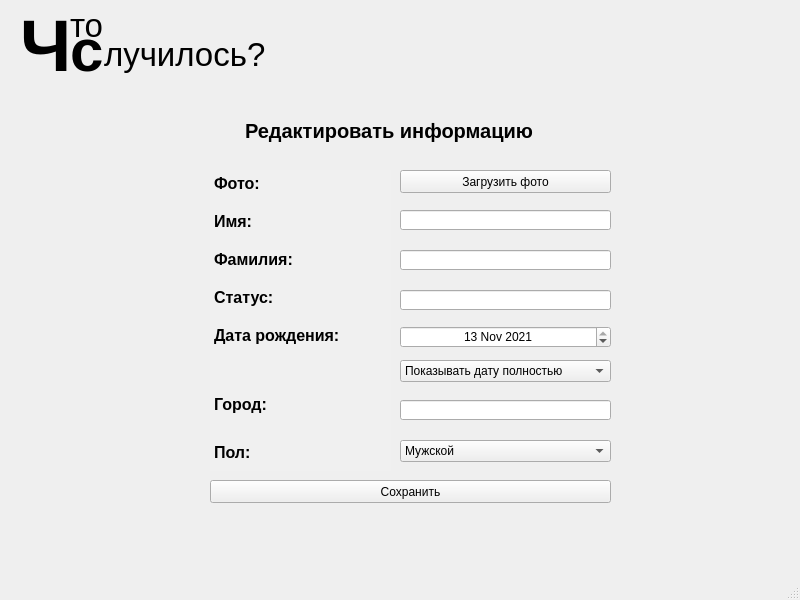
<?xml version="1.0" encoding="UTF-8"?>
<ui version="4.0">
 <class>mainWindow</class>
 <widget class="QMainWindow" name="mainWindow">
  <property name="geometry">
   <rect>
    <x>0</x>
    <y>0</y>
    <width>800</width>
    <height>600</height>
   </rect>
  </property>
  <property name="windowTitle">
   <string>MainWindow</string>
  </property>
  <widget class="QWidget" name="centralwidget">
   <widget class="QLabel" name="label_5">
    <property name="geometry">
     <rect>
      <x>104</x>
      <y>34</y>
      <width>171</width>
      <height>41</height>
     </rect>
    </property>
    <property name="font">
     <font>
      <pointsize>25</pointsize>
      <weight>50</weight>
      <bold>false</bold>
     </font>
    </property>
    <property name="text">
     <string>лучилось?</string>
    </property>
   </widget>
   <widget class="QLabel" name="label_4">
    <property name="geometry">
     <rect>
      <x>70</x>
      <y>14</y>
      <width>41</width>
      <height>71</height>
     </rect>
    </property>
    <property name="font">
     <font>
      <pointsize>45</pointsize>
      <weight>75</weight>
      <bold>true</bold>
     </font>
    </property>
    <property name="text">
     <string>с</string>
    </property>
   </widget>
   <widget class="QLabel" name="label_3">
    <property name="geometry">
     <rect>
      <x>70</x>
      <y>5</y>
      <width>61</width>
      <height>41</height>
     </rect>
    </property>
    <property name="font">
     <font>
      <family>MS Shell Dlg 2</family>
      <pointsize>25</pointsize>
      <weight>50</weight>
      <bold>false</bold>
     </font>
    </property>
    <property name="text">
     <string>то</string>
    </property>
   </widget>
   <widget class="QLabel" name="label_2">
    <property name="geometry">
     <rect>
      <x>20</x>
      <y>10</y>
      <width>61</width>
      <height>71</height>
     </rect>
    </property>
    <property name="font">
     <font>
      <pointsize>55</pointsize>
      <weight>75</weight>
      <bold>true</bold>
     </font>
    </property>
    <property name="text">
     <string>Ч</string>
    </property>
   </widget>
   <widget class="QLabel" name="label">
    <property name="geometry">
     <rect>
      <x>245</x>
      <y>110</y>
      <width>311</width>
      <height>41</height>
     </rect>
    </property>
    <property name="font">
     <font>
      <pointsize>15</pointsize>
      <weight>75</weight>
      <bold>true</bold>
     </font>
    </property>
    <property name="text">
     <string>Редактировать информацию</string>
    </property>
   </widget>
   <widget class="QTextEdit" name="textEdit">
    <property name="geometry">
     <rect>
      <x>210</x>
      <y>170</y>
      <width>181</width>
      <height>301</height>
     </rect>
    </property>
    <property name="styleSheet">
     <string notr="true">border: 0; background-color: #f0f0f0;</string>
    </property>
    <property name="html">
     <string>&lt;!DOCTYPE HTML PUBLIC &quot;-//W3C//DTD HTML 4.0//EN&quot; &quot;http://www.w3.org/TR/REC-html40/strict.dtd&quot;&gt;
&lt;html&gt;&lt;head&gt;&lt;meta name=&quot;qrichtext&quot; content=&quot;1&quot; /&gt;&lt;style type=&quot;text/css&quot;&gt;
p, li { white-space: pre-wrap; }
&lt;/style&gt;&lt;/head&gt;&lt;body style=&quot; font-family:'MS Shell Dlg 2'; font-size:8.25pt; font-weight:400; font-style:normal;&quot;&gt;
&lt;p style=&quot; margin-top:0px; margin-bottom:0px; margin-left:0px; margin-right:0px; -qt-block-indent:0; text-indent:0px;&quot;&gt;&lt;span style=&quot; font-size:12pt; font-weight:600;&quot;&gt;Фото:&lt;/span&gt;&lt;/p&gt;
&lt;p style=&quot;-qt-paragraph-type:empty; margin-top:0px; margin-bottom:0px; margin-left:0px; margin-right:0px; -qt-block-indent:0; text-indent:0px; font-size:12pt; font-weight:600;&quot;&gt;&lt;br /&gt;&lt;/p&gt;
&lt;p style=&quot; margin-top:0px; margin-bottom:0px; margin-left:0px; margin-right:0px; -qt-block-indent:0; text-indent:0px;&quot;&gt;&lt;span style=&quot; font-size:12pt; font-weight:600;&quot;&gt;Имя:&lt;/span&gt;&lt;/p&gt;
&lt;p style=&quot;-qt-paragraph-type:empty; margin-top:0px; margin-bottom:0px; margin-left:0px; margin-right:0px; -qt-block-indent:0; text-indent:0px; font-size:12pt; font-weight:600;&quot;&gt;&lt;br /&gt;&lt;/p&gt;
&lt;p style=&quot; margin-top:0px; margin-bottom:0px; margin-left:0px; margin-right:0px; -qt-block-indent:0; text-indent:0px;&quot;&gt;&lt;span style=&quot; font-size:12pt; font-weight:600;&quot;&gt;Фамилия:&lt;/span&gt;&lt;/p&gt;
&lt;p style=&quot;-qt-paragraph-type:empty; margin-top:0px; margin-bottom:0px; margin-left:0px; margin-right:0px; -qt-block-indent:0; text-indent:0px; font-size:12pt; font-weight:600;&quot;&gt;&lt;br /&gt;&lt;/p&gt;
&lt;p style=&quot; margin-top:0px; margin-bottom:0px; margin-left:0px; margin-right:0px; -qt-block-indent:0; text-indent:0px;&quot;&gt;&lt;span style=&quot; font-size:12pt; font-weight:600;&quot;&gt;Статус:&lt;/span&gt;&lt;/p&gt;
&lt;p style=&quot;-qt-paragraph-type:empty; margin-top:0px; margin-bottom:0px; margin-left:0px; margin-right:0px; -qt-block-indent:0; text-indent:0px; font-size:12pt; font-weight:600;&quot;&gt;&lt;br /&gt;&lt;/p&gt;
&lt;p style=&quot; margin-top:0px; margin-bottom:0px; margin-left:0px; margin-right:0px; -qt-block-indent:0; text-indent:0px;&quot;&gt;&lt;span style=&quot; font-size:12pt; font-weight:600;&quot;&gt;Дата рождения:&lt;/span&gt;&lt;/p&gt;
&lt;p style=&quot; margin-top:0px; margin-bottom:0px; margin-left:0px; margin-right:0px; -qt-block-indent:0; text-indent:0px;&quot;&gt;&lt;span style=&quot; font-size:6pt; font-weight:600;&quot;&gt; &lt;/span&gt;&lt;/p&gt;
&lt;p style=&quot;-qt-paragraph-type:empty; margin-top:0px; margin-bottom:0px; margin-left:0px; margin-right:0px; -qt-block-indent:0; text-indent:0px; font-size:6pt; font-weight:600;&quot;&gt;&lt;br /&gt;&lt;/p&gt;
&lt;p style=&quot;-qt-paragraph-type:empty; margin-top:0px; margin-bottom:0px; margin-left:0px; margin-right:0px; -qt-block-indent:0; text-indent:0px; font-size:6pt; font-weight:600;&quot;&gt;&lt;br /&gt;&lt;/p&gt;
&lt;p style=&quot;-qt-paragraph-type:empty; margin-top:0px; margin-bottom:0px; margin-left:0px; margin-right:0px; -qt-block-indent:0; text-indent:0px; font-size:6pt; font-weight:600;&quot;&gt;&lt;br /&gt;&lt;/p&gt;
&lt;p style=&quot; margin-top:0px; margin-bottom:0px; margin-left:0px; margin-right:0px; -qt-block-indent:0; text-indent:0px;&quot;&gt;&lt;span style=&quot; font-size:6pt; font-weight:600;&quot;&gt; &lt;/span&gt;&lt;/p&gt;
&lt;p style=&quot; margin-top:0px; margin-bottom:0px; margin-left:0px; margin-right:0px; -qt-block-indent:0; text-indent:0px;&quot;&gt;&lt;span style=&quot; font-size:12pt; font-weight:600;&quot;&gt;Город:&lt;/span&gt;&lt;/p&gt;
&lt;p style=&quot;-qt-paragraph-type:empty; margin-top:0px; margin-bottom:0px; margin-left:0px; margin-right:0px; -qt-block-indent:0; text-indent:0px; font-size:12pt; font-weight:600;&quot;&gt;&lt;br /&gt;&lt;/p&gt;
&lt;p style=&quot;-qt-paragraph-type:empty; margin-top:0px; margin-bottom:0px; margin-left:0px; margin-right:0px; -qt-block-indent:0; text-indent:0px; font-size:6pt; font-weight:600;&quot;&gt;&lt;br /&gt;&lt;/p&gt;
&lt;p style=&quot; margin-top:0px; margin-bottom:0px; margin-left:0px; margin-right:0px; -qt-block-indent:0; text-indent:0px;&quot;&gt;&lt;span style=&quot; font-size:12pt; font-weight:600;&quot;&gt;Пол:&lt;/span&gt;&lt;/p&gt;&lt;/body&gt;&lt;/html&gt;</string>
    </property>
   </widget>
   <widget class="QLineEdit" name="name">
    <property name="geometry">
     <rect>
      <x>400</x>
      <y>210</y>
      <width>211</width>
      <height>20</height>
     </rect>
    </property>
   </widget>
   <widget class="QLineEdit" name="surname">
    <property name="geometry">
     <rect>
      <x>400</x>
      <y>250</y>
      <width>211</width>
      <height>20</height>
     </rect>
    </property>
   </widget>
   <widget class="QLineEdit" name="status">
    <property name="geometry">
     <rect>
      <x>400</x>
      <y>290</y>
      <width>211</width>
      <height>20</height>
     </rect>
    </property>
   </widget>
   <widget class="QComboBox" name="how">
    <property name="geometry">
     <rect>
      <x>400</x>
      <y>360</y>
      <width>211</width>
      <height>22</height>
     </rect>
    </property>
    <item>
     <property name="text">
      <string>Показывать дату полностью</string>
     </property>
    </item>
    <item>
     <property name="text">
      <string>Показывать только день и месяц</string>
     </property>
    </item>
    <item>
     <property name="text">
      <string>Показывать только месяц и год</string>
     </property>
    </item>
    <item>
     <property name="text">
      <string>Показывать только год</string>
     </property>
    </item>
   </widget>
   <widget class="QLineEdit" name="sity">
    <property name="geometry">
     <rect>
      <x>400</x>
      <y>400</y>
      <width>211</width>
      <height>20</height>
     </rect>
    </property>
   </widget>
   <widget class="QComboBox" name="gender">
    <property name="geometry">
     <rect>
      <x>400</x>
      <y>440</y>
      <width>211</width>
      <height>22</height>
     </rect>
    </property>
    <item>
     <property name="text">
      <string>Мужской</string>
     </property>
    </item>
    <item>
     <property name="text">
      <string>Женский</string>
     </property>
    </item>
   </widget>
   <widget class="QPushButton" name="photo">
    <property name="geometry">
     <rect>
      <x>400</x>
      <y>170</y>
      <width>211</width>
      <height>23</height>
     </rect>
    </property>
    <property name="text">
     <string>Загрузить фото</string>
    </property>
   </widget>
   <widget class="QPushButton" name="save">
    <property name="geometry">
     <rect>
      <x>210</x>
      <y>480</y>
      <width>401</width>
      <height>23</height>
     </rect>
    </property>
    <property name="text">
     <string>Сохранить</string>
    </property>
   </widget>
   <widget class="QLabel" name="error">
    <property name="geometry">
     <rect>
      <x>210</x>
      <y>510</y>
      <width>401</width>
      <height>21</height>
     </rect>
    </property>
    <property name="text">
     <string/>
    </property>
   </widget>
   <widget class="QDateEdit" name="date">
    <property name="geometry">
     <rect>
      <x>400</x>
      <y>326</y>
      <width>211</width>
      <height>22</height>
     </rect>
    </property>
    <property name="alignment">
     <set>Qt::AlignCenter</set>
    </property>
    <property name="maximumDate">
     <date>
      <year>2021</year>
      <month>11</month>
      <day>13</day>
     </date>
    </property>
    <property name="minimumDate">
     <date>
      <year>1921</year>
      <month>11</month>
      <day>13</day>
     </date>
    </property>
    <property name="date">
     <date>
      <year>2021</year>
      <month>11</month>
      <day>13</day>
     </date>
    </property>
   </widget>
  </widget>
  <widget class="QMenuBar" name="menubar">
   <property name="geometry">
    <rect>
     <x>0</x>
     <y>0</y>
     <width>800</width>
     <height>21</height>
    </rect>
   </property>
  </widget>
  <widget class="QStatusBar" name="statusbar"/>
 </widget>
 <resources/>
 <connections/>
</ui>
